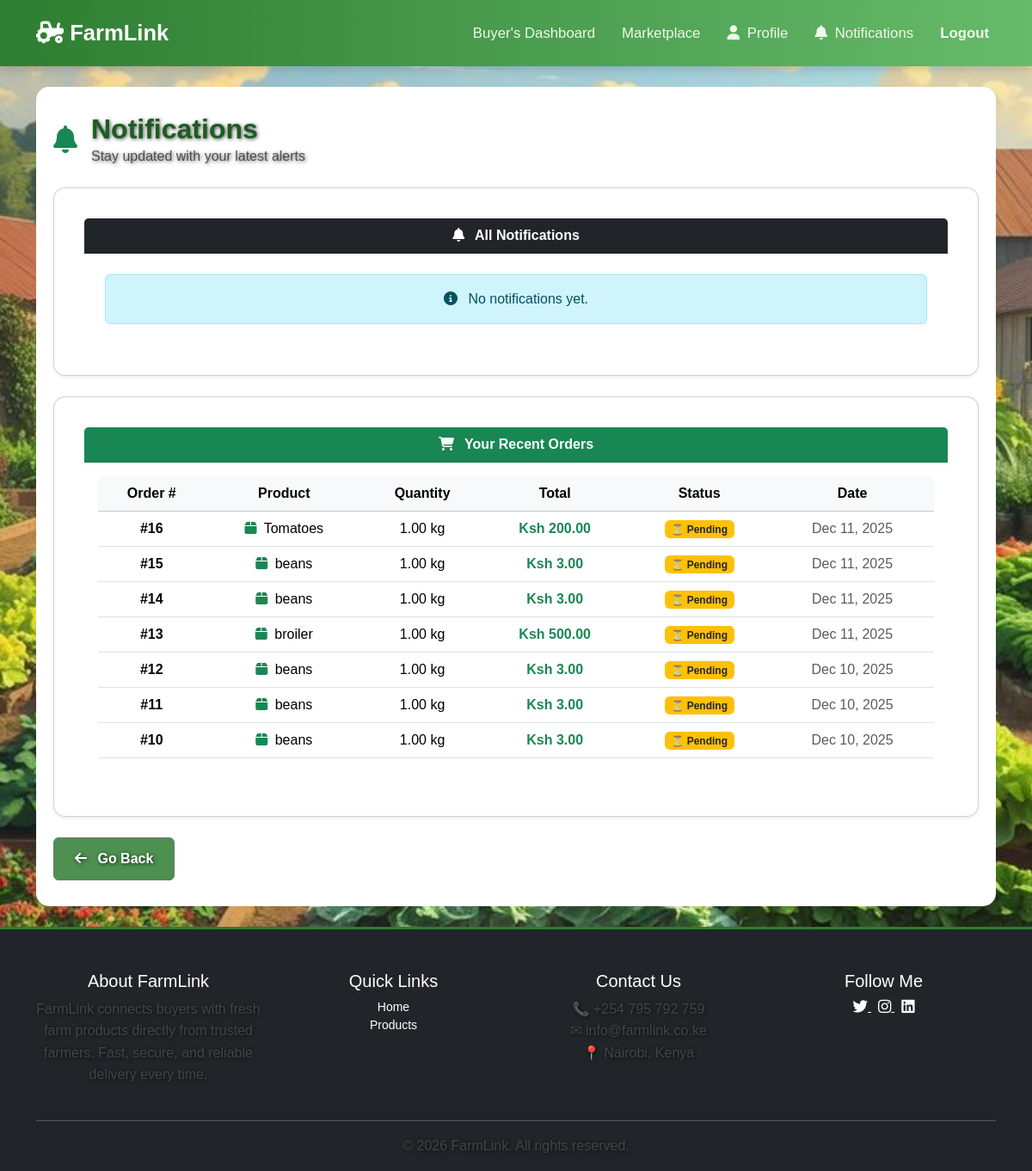
Before: /notifications/ (signed in) with the older database file.
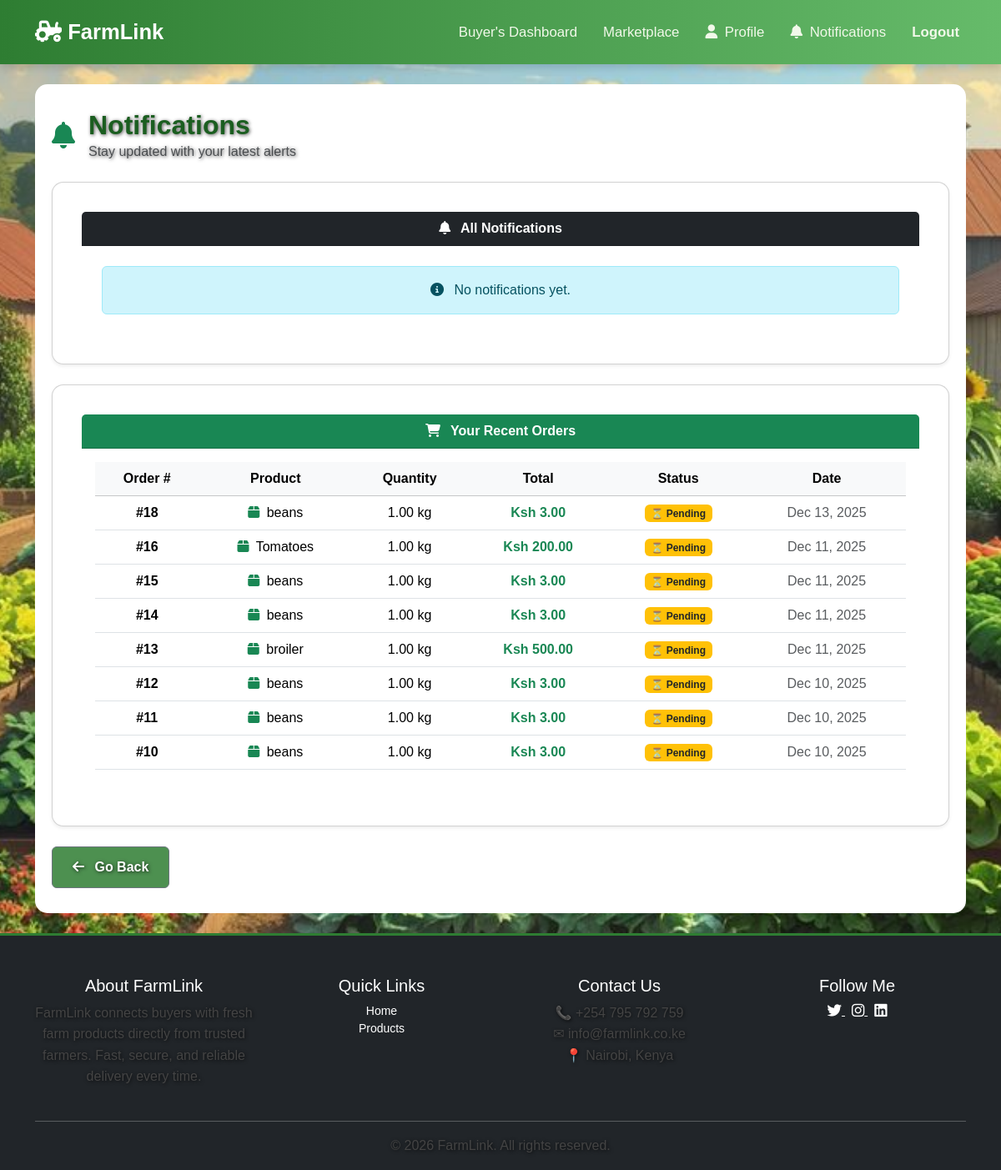
After: the same page with the newer database file.
### accounts/models.py (models this page shows, shortened)
class Order(models.Model):
    STATUS_CHOICES = [
        ('pending', 'Pending'),
        ('confirmed', 'Confirmed'),
        ('in_transit', 'In Transit'),
        ('delivered', 'Delivered'),
        ('cancelled', 'Cancelled'),
    ]
    transporter = models.ForeignKey(
        User,
        on_delete=models.SET_NULL,
        null=True,
        blank=True,
        related_name="transporter_orders"
    )
    product = models.ForeignKey(Product, on_delete=models.CASCADE)
    buyer = models.ForeignKey(User, on_delete=models.CASCADE)
    quantity = models.DecimalField(max_digits=10, decimal_places=2)
    total_price = models.DecimalField(max_digits=10, decimal_places=2)
    status = models.CharField(max_length=20, choices=STATUS_CHOICES, default='pending')
    order_date = models.DateTimeField(auto_now_add=True)
    delivery_date = models.DateTimeField(null=True, blank=True)

class Product(models.Model):
    CATEGORIES = [
        ('vegetables', 'Vegetables'),
        ('fruits', 'Fruits'),
        ('grains', 'Grains'),
        ('dairy', 'Dairy'),
        ('poultry', 'Poultry'),
        ('other', 'Other'),
    ]
    farmer = models.ForeignKey(User, on_delete=models.CASCADE, related_name='products')
    name = models.CharField(max_length=100)
    category = models.CharField(max_length=20, choices=CATEGORIES)
    quantity = models.DecimalField(max_digits=10, decimal_places=2)
    unit = models.CharField(max_length=20, default='kg')
    price_per_unit = models.DecimalField(max_digits=10, decimal_places=2)
    description = models.TextField(blank=True)   # optional improvement
    image = models.ImageField(upload_to='product_images/', blank=True, null=True)
    created_at = models.DateTimeField(auto_now_add=True)
    is_available = models.BooleanField(default=True)

### accounts/views.py (the view)
# urls.py: path('notifications/', views.notifications_view, name='notifications'),
@login_required
def notifications_view(request):
    user_notifications = Notification.objects.filter(
        user=request.user
    ).order_by('-created_at')
    user_notifications.filter(is_read=False).update(is_read=True)
    context = {
        'notifications': user_notifications
    }
    profile = getattr(request.user, 'profile', None)
    if profile and profile.is_farmer():
        context['low_stock_products'] = Product.objects.filter(
            farmer=request.user,
            quantity__lte=5
        )
    if profile and profile.is_buyer():
        context['recent_orders'] = Order.objects.filter(
            buyer=request.user
        ).select_related('product').order_by('-order_date')[:10]
    if profile and profile.is_transporter():
        context['available_jobs_count'] = TransportJob.objects.filter(
            status='Pending',
            driver__isnull=True
        ).count()
    return render(request, 'notifications.html', context)

### accounts/context_processors.py (called while the page is built)
def notification_count(request):
    if request.user.is_authenticated:
        unread_count = Notification.objects.filter(
            user=request.user,
            is_read=False
        ).count()
    else:
        unread_count = 0
    return {'unread_count': unread_count,
            'google_maps_key': settings.GOOGLE_MAPS_API_KEY,
            }

### accounts/models.py (called while the page is built)
    def is_farmer(self):
        return self.role == self.ROLE_FARMER

    def is_buyer(self):
        return self.role == self.ROLE_BUYER

    def is_transporter(self):
        return self.role == self.ROLE_TRANSPORTER

### accounts/templates/notifications.html (shortened to what the changed rows need)
{% extends 'base.html' %}
{% load static %}
{% block content %}
<div class="container mt-4">
    <div class="d-flex align-items-center mb-4">
        <div>
            <h2 class="mb-0 fw-bold">Notifications</h2>
        </div>
    </div>
    {% if user.profile.is_buyer %}
        <div class="card shadow-sm mb-4">
            <div class="card-body">
                {% if recent_orders %}
                    <div class="table-responsive">
                        <table class="table table-hover align-middle">
                            <thead class="table-light">
                                <tr>
                                    <th>Order #</th>
                                    <th>Product</th>
                                    <th>Quantity</th>
                                    <th>Total</th>
                                    <th>Status</th>
                                    <th>Date</th>
                                </tr>
                            </thead>
                            <tbody>
                                {% for order in recent_orders %}
                                    <tr>
                                        <td>
                                            <span class="fw-bold">
                                                #{{ order.id }}
                                            </span>
                                        </td>
                                        <td>
                                            <i class="fas fa-box
                                               text-success me-1"></i>
                                            {{ order.product.name }}
                                        </td>
                                        <td>
                                            {{ order.quantity }}
                                            {{ order.product.unit }}
                                        </td>
                                        <td class="fw-bold text-success">
                                            Ksh {{ order.total_price }}
                                        </td>
                                        <td>
                                            {% if order.status == 'delivered' %}
                                                <span class="badge bg-success">
                                                    ✅ Delivered
                                                </span>
                                            {% elif order.status == 'in_transit' %}
                                                <span class="badge bg-primary">
                                                    🚚 In Transit
                                                </span>
                                            {% elif order.status == 'confirmed' %}
                                                <span class="badge bg-info text-dark">
                                                    👍 Confirmed
                                                </span>
                                            {% elif order.status == 'cancelled' %}
                                                <span class="badge bg-danger">
                                                    ❌ Cancelled
                                                </span>
                                            {% else %}
                                                <span class="badge bg-warning text-dark">
                                                    ⏳ Pending
                                                </span>
                                            {% endif %}
                                        </td>
                                        <td class="text-muted">
                                            {{ order.order_date|date:"M d, Y" }}
                                        </td>
                                    </tr>
                                {% endfor %}
                            </tbody>
                        </table>
                    </div>
                {% endif %}
            </div>
        </div>
    {% endif %}
</div>
{% endblock %}

Changed rows visible on the page:
added Order: id "18", product.name "beans", quantity "1.00", product.unit "kg", total_price "3.00", status "⏳ Pending", order_date "Dec 13, 2025"
